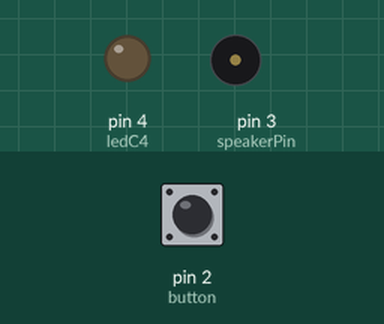
Recording of a sketch running on a simulated Arduino Uno, built with avr-gcc and run on an emulated ATmega328P. Parts: output pins drawn as LEDs (lit = HIGH), buzzer (waves = sounding). Dashed ring = blinking. The test bench sets the inputs (shaded band); at power-on: pin 2 (button) HIGH.

Above: at 1.2 s.
1.3 s: pin 2 (button) pulled LOW for 0.15 s
At 1.57 s:
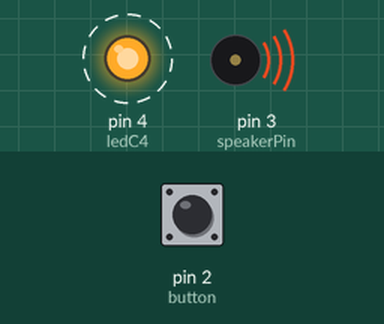
4.3 s: pin 2 (button) pulled LOW for 1 s
At 7.9 s:
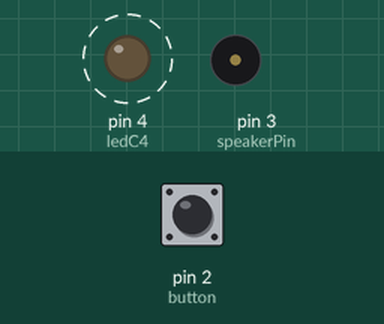
8.0 s: pin 2 (button) pulled LOW for 3.2 s
At 11.9 s:
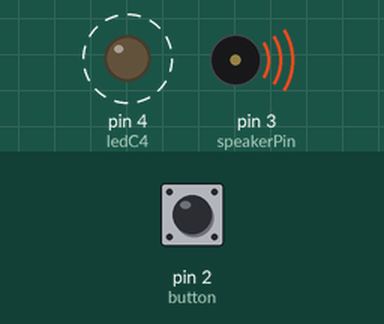
Timing chart, 0 to 15.0 s (numbered marks = the images above; inputs shaded):
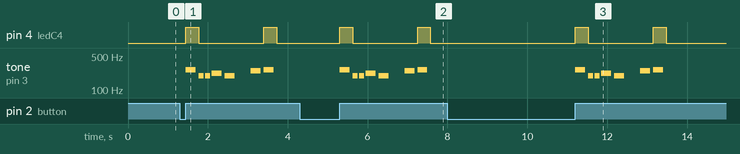

Measured:
- after the input at 1.3 s, pin 4 (ledC4): alternates HIGH for 0.33 s and LOW for 1.6 s, starting after 0.15 s; tone on pin 3 (speakerPin): plays 262 Hz for 0.25 s, 196 Hz for 0.13 s, 196 Hz for 0.13 s, 220 Hz for 0.25 s, 196 Hz for 0.25 s, 247 Hz for 0.25 s … (7 notes in this stretch), starting after 0.15 s
- after the input at 4.3 s, pin 4 (ledC4): alternates HIGH for 0.33 s and LOW for 1.6 s, starting after 1.0 s; tone on pin 3 (speakerPin): plays 262 Hz for 0.25 s, 196 Hz for 0.13 s, 196 Hz for 0.13 s, 220 Hz for 0.25 s, 196 Hz for 0.25 s, 247 Hz for 0.25 s … (7 notes in this stretch), starting after 1.0 s
- after the input at 8.0 s, pin 4 (ledC4): alternates HIGH for 0.33 s and LOW for 1.6 s, 4 changes in all, then stays LOW, starting after 3.2 s; tone on pin 3 (speakerPin): plays 262 Hz for 0.25 s, 196 Hz for 0.13 s, 196 Hz for 0.13 s, 220 Hz for 0.25 s, 196 Hz for 0.25 s, 247 Hz for 0.25 s … (7 notes in this stretch), starting after 3.2 s

The sketch:

sketch.ino
```cpp
// include our list of note pitches
#include "pitches.h"
// Handles our button
#include <ezButton.h>
ezButton button(2);

// the pin the speaker is attached to
int speakerPin = 3;

// the leds and corresponding notes
const int ledC4 = 4;
const int ledG3 = 5;
const int ledA3 = 6;
const int ledB3 = 7;
// not going to represent blank with an led, so made it zero
const int ledBlank = 0;


// the notes in our melody and their duration in fractions of a second
// e.g. quarter note = 4, eighth note = 8, etc.
// added the corresponding led to the note
const int melody[][3] =
{
    {NOTE_C4, 4, ledC4},
    {NOTE_G3, 8, ledG3},
    {NOTE_G3, 8, ledG3},
    {NOTE_A3, 4, ledA3},
    {NOTE_G3, 4, ledG3},
    {NOTE_BLANK, 4, ledBlank},
    {NOTE_B3, 4, ledB3},
    {NOTE_C4, 4, ledC4}
};

void setup()
{
  pinMode(ledC4, OUTPUT);

}

void loop()
{
  button.loop();
  if (button.isReleased()) {
    // I should make this a function, the melody an actual function

    // figure out the number of notes in our melody
    int numberOfNotes = sizeof(melody) / sizeof(melody[0]);

    // iterate over the notes of the melody
    for (int thisNote = 0; thisNote < numberOfNotes; thisNote++)
    {

        // grab our note and note duration from our array
        int thisNoteTone = melody[thisNote][0];
        int thisNoteDuration = melody[thisNote][1];

        // to calculate the note duration in ms
        int noteDurationMS = 1000 / thisNoteDuration;

        // play the note
        digitalWrite(melody[thisNote][2], HIGH);
        tone(speakerPin, thisNoteTone, noteDurationMS);


        // to distinguish the notes, set a minimum time between them.
        // the note's duration + 30% seems to work well:
        delay(noteDurationMS * 1.30);
        digitalWrite(melody[thisNote][2], LOW);

    }
  }
}
```

pitches.h
```cpp
/*************************************************
 * Public Constants
 *************************************************/

#define NOTE_B0  31
#define NOTE_C1  33
#define NOTE_CS1 35
#define NOTE_D1  37
#define NOTE_DS1 39
#define NOTE_E1  41
#define NOTE_F1  44
#define NOTE_FS1 46
#define NOTE_G1  49
#define NOTE_GS1 52
#define NOTE_A1  55
#define NOTE_AS1 58
#define NOTE_B1  62
#define NOTE_C2  65
#define NOTE_CS2 69
#define NOTE_D2  73
#define NOTE_DS2 78
#define NOTE_E2  82
#define NOTE_F2  87
#define NOTE_FS2 93
#define NOTE_G2  98
#define NOTE_GS2 104
#define NOTE_A2  110
#define NOTE_AS2 117
#define NOTE_B2  123
#define NOTE_C3  131
#define NOTE_CS3 139
#define NOTE_D3  147
#define NOTE_DS3 156
#define NOTE_E3  165
#define NOTE_F3  175
#define NOTE_FS3 185
#define NOTE_G3  196
#define NOTE_GS3 208
#define NOTE_A3  220
#define NOTE_AS3 233
#define NOTE_B3  247
#define NOTE_C4  262
#define NOTE_CS4 277
#define NOTE_D4  294
#define NOTE_DS4 311
#define NOTE_E4  330
#define NOTE_F4  349
#define NOTE_FS4 370
#define NOTE_G4  392
#define NOTE_GS4 415
#define NOTE_A4  440
#define NOTE_AS4 466
#define NOTE_B4  494
#define NOTE_C5  523
#define NOTE_CS5 554
#define NOTE_D5  587
#define NOTE_DS5 622
#define NOTE_E5  659
#define NOTE_F5  698
#define NOTE_FS5 740
#define NOTE_G5  784
#define NOTE_GS5 831
#define NOTE_A5  880
#define NOTE_AS5 932
#define NOTE_B5  988
#define NOTE_C6  1047
#define NOTE_CS6 1109
#define NOTE_D6  1175
#define NOTE_DS6 1245
#define NOTE_E6  1319
#define NOTE_F6  1397
#define NOTE_FS6 1480
#define NOTE_G6  1568
#define NOTE_GS6 1661
#define NOTE_A6  1760
#define NOTE_AS6 1865
#define NOTE_B6  1976
#define NOTE_C7  2093
#define NOTE_CS7 2217
#define NOTE_D7  2349
#define NOTE_DS7 2489
#define NOTE_E7  2637
#define NOTE_F7  2794
#define NOTE_FS7 2960
#define NOTE_G7  3136
#define NOTE_GS7 3322
#define NOTE_A7  3520
#define NOTE_AS7 3729
#define NOTE_B7  3951
#define NOTE_C8  4186
#define NOTE_CS8 4435
#define NOTE_D8  4699
#define NOTE_DS8 4978

#define NOTE_BLANK 0
```
